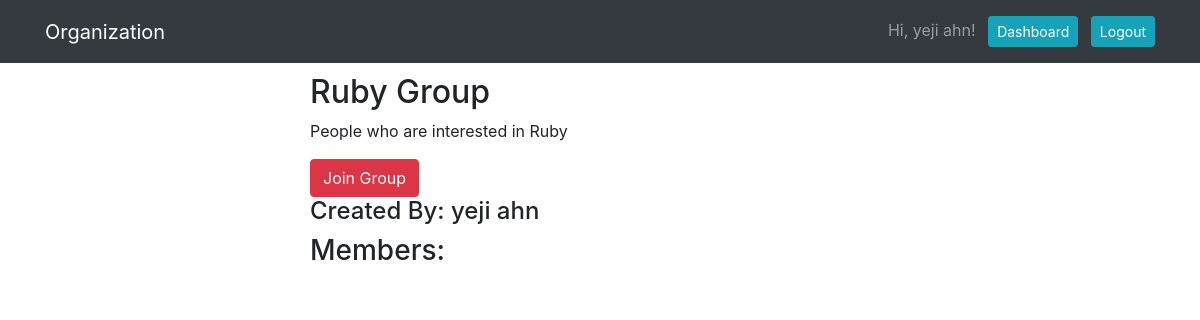
The page /organization/2 (signed in) on the database its author committed.
### org_app/models.py (models this page shows)
class User(models.Model):
    first_name = models.CharField(max_length=255)
    last_name = models.CharField(max_length=255)
    username = models.CharField(max_length=255)
    email = models.EmailField(max_length=255)
    password = models.CharField(max_length=255)
    created_at = models.DateField(auto_now_add=True)
    updated_at = models.DateField(auto_now=True)
    objects = UserManager()

class Organization(models.Model):
    name = models.CharField(max_length=255)
    description = models.CharField(max_length=255)
    creator = models.ForeignKey(User, related_name="has_created_org", on_delete=models.CASCADE)
    favorited_by = models.ManyToManyField(User, related_name="favorited_org")
    created_at = models.DateField(auto_now_add=True)
    updated_at = models.DateField(auto_now=True)
    objects = OrganizationManager()

### org_app/views.py (the view)
# urls.py: path("organization/<int:id>", views.one_org),
def one_org(request, id):
    context = {
        'one_org': Organization.objects.get(id=id),
        'current_user': User.objects.get(id=request.session['user_id'])
    }
    return render(request, "one_org.html", context)

### org_app/templates/one_org.html (shortened to what this page needs)
<!DOCTYPE html>
<html lang="en">
<head>
    <link href="https://stackpath.bootstrapcdn.com/bootstrap/4.5.0/css/bootstrap.min.css" rel="stylesheet">
    {% load static %}
    <link rel="stylesheet" href="{% static 'style.css' %}">
</head>
<body>
    <nav class="navbar navbar-expand-lg navbar-dark bg-dark">
        <div class="container">
            <a class="navbar-brand" href="/organization">Organization</a>
            <div class="collapse navbar-collapse" id="navbarText">
                <span class="navbar-text">
                    Hi, {{current_user.first_name}} {{current_user.last_name}}!</a> <a href="/organization" role="button"
                        class="btn btn-sm btn-info ml-2 text-white">Dashboard</a> <a href="/logout" role="button"
                        class="btn btn-sm btn-info ml-2 text-white">Logout</a>
                </span>
            </div>
        </div>
    </nav>
        <div class="wrapper">
            <h2>{{ one_org.name }}</h2>
            <p> {{ one_org.description }}</p>
            {% if current_user not in one_org.favorited_by.all %}
            <a href="/join/{{one_org.id}}" role="button" class="btn btn-danger">Join Group</a>
            {% else %}
            <a href="/leave/{{one_org.id}}" role="button" class="btn btn-danger">Leave Group</a>
            {% endif %}
            <h4>Created By: {{one_org.creator.first_name}} {{one_org.creator.last_name}}</h4>
            <h3>Members:</h3>
        </div>
</body>
</html>

### org_app/static/style.css (style rules this page uses)
.wrapper { margin: auto; width: 50%; padding: 10px; }

### rows shown on the page
User: first_name "yeji", last_name "ahn"
Organization: name "Ruby Group", description "People who are interested in Ruby", creator.first_name "yeji", creator.last_name "ahn"
